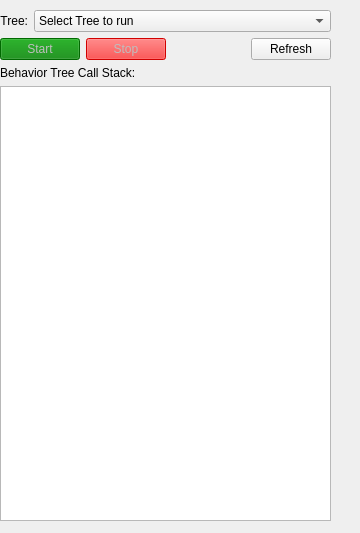
<?xml version="1.0" encoding="UTF-8"?>
<ui version="4.0">
 <class>MissionPanel</class>
 <widget class="QWidget" name="MissionPanel">
  <property name="geometry">
   <rect>
    <x>0</x>
    <y>0</y>
    <width>360</width>
    <height>533</height>
   </rect>
  </property>
  <property name="windowTitle">
   <string>Form</string>
  </property>
  <widget class="QWidget" name="verticalLayoutWidget">
   <property name="geometry">
    <rect>
     <x>0</x>
     <y>10</y>
     <width>331</width>
     <height>511</height>
    </rect>
   </property>
   <layout class="QVBoxLayout" name="verticalLayout">
    <item>
     <layout class="QHBoxLayout" name="horizontalLayout_2">
      <item>
       <widget class="QLabel" name="label">
        <property name="sizePolicy">
         <sizepolicy hsizetype="Minimum" vsizetype="Preferred">
          <horstretch>0</horstretch>
          <verstretch>0</verstretch>
         </sizepolicy>
        </property>
        <property name="text">
         <string>Tree:</string>
        </property>
        <property name="alignment">
         <set>Qt::AlignRight|Qt::AlignTrailing|Qt::AlignVCenter</set>
        </property>
       </widget>
      </item>
      <item>
       <widget class="QComboBox" name="btSelect">
        <property name="sizePolicy">
         <sizepolicy hsizetype="Expanding" vsizetype="Fixed">
          <horstretch>0</horstretch>
          <verstretch>0</verstretch>
         </sizepolicy>
        </property>
        <item>
         <property name="text">
          <string>Select Tree to run</string>
         </property>
        </item>
       </widget>
      </item>
     </layout>
    </item>
    <item>
     <layout class="QHBoxLayout" name="horizontalLayout">
      <item>
       <widget class="QPushButton" name="btStart">
        <property name="enabled">
         <bool>false</bool>
        </property>
        <property name="styleSheet">
         <string notr="true">QPushButton {background-color: green;}</string>
        </property>
        <property name="text">
         <string>Start</string>
        </property>
       </widget>
      </item>
      <item>
       <widget class="QPushButton" name="btStop">
        <property name="enabled">
         <bool>false</bool>
        </property>
        <property name="styleSheet">
         <string notr="true">QPushButton {background-color: red;}</string>
        </property>
        <property name="text">
         <string>Stop</string>
        </property>
       </widget>
      </item>
      <item>
       <spacer name="horizontalSpacer">
        <property name="orientation">
         <enum>Qt::Horizontal</enum>
        </property>
        <property name="sizeHint" stdset="0">
         <size>
          <width>40</width>
          <height>20</height>
         </size>
        </property>
       </spacer>
      </item>
      <item>
       <widget class="QPushButton" name="btRefresh">
        <property name="text">
         <string>Refresh</string>
        </property>
       </widget>
      </item>
     </layout>
    </item>
    <item>
     <widget class="QLabel" name="label_2">
      <property name="text">
       <string>Behavior Tree Call Stack:</string>
      </property>
     </widget>
    </item>
    <item>
     <widget class="QListView" name="btStackView">
      <property name="alternatingRowColors">
       <bool>true</bool>
      </property>
     </widget>
    </item>
   </layout>
  </widget>
 </widget>
 <resources/>
 <connections/>
</ui>
